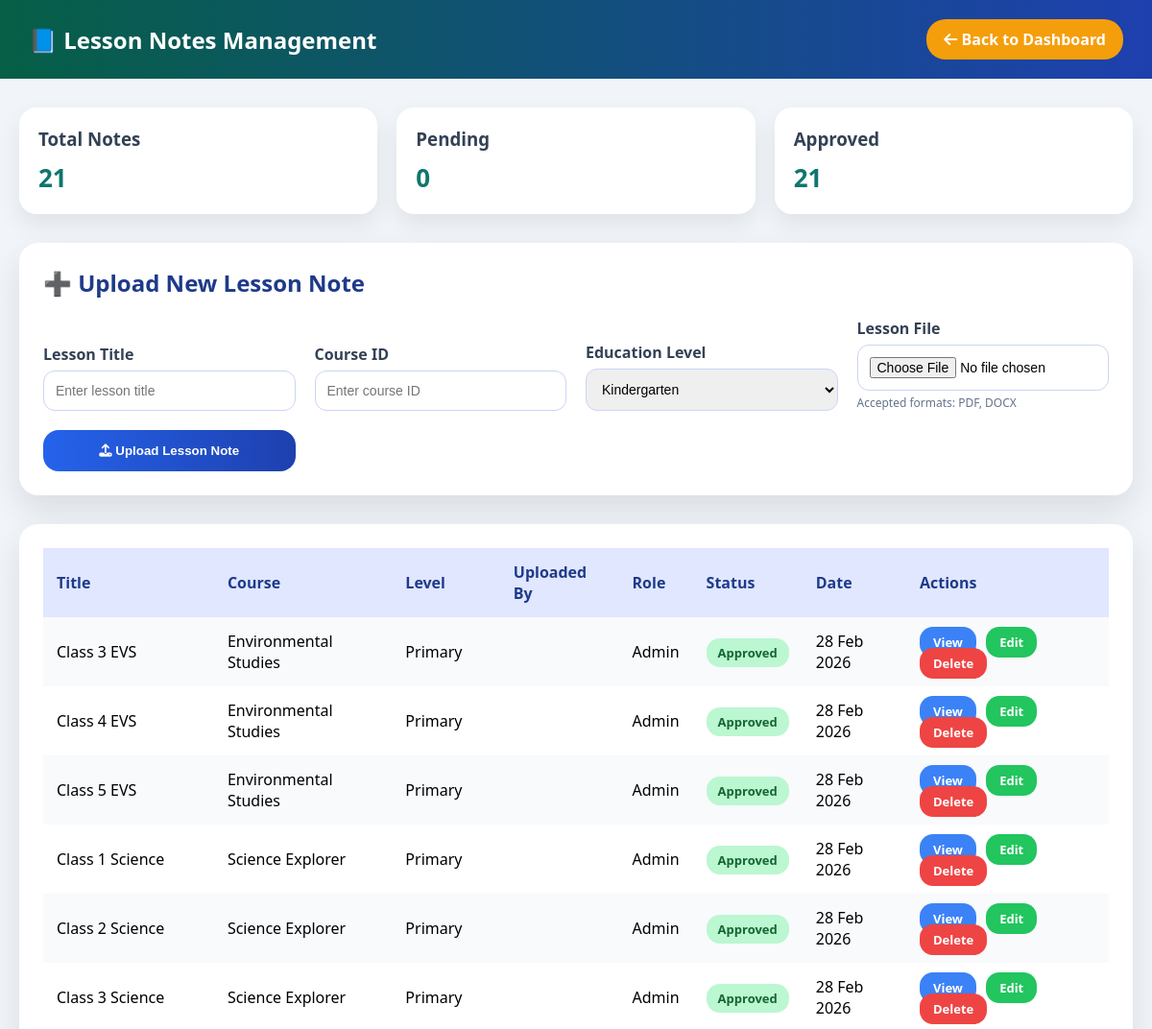
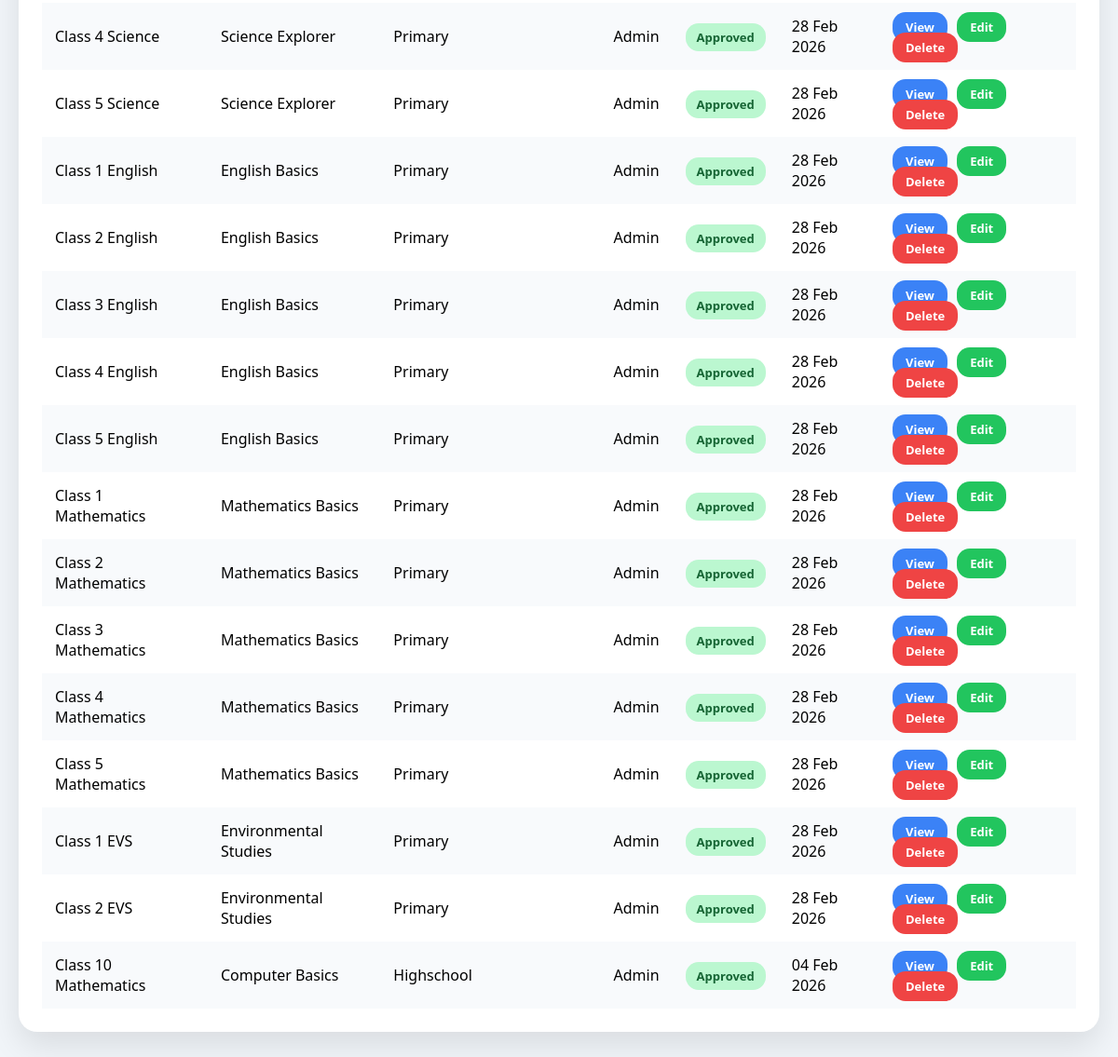
/admin/lesson_notes.php (signed in), run on the app's committed database (2 pictures, top to bottom).
### tables this page shows
CREATE TABLE `lesson_notes` (
  `id` int(11) NOT NULL,
  `course_id` int(11) NOT NULL,
  `title` varchar(255) NOT NULL,
  `file_path` varchar(255) NOT NULL,
  `level` enum('kindergarten','primary','secondary','highschool','undergraduate','postgraduate') NOT NULL,
  `created_by` int(11) NOT NULL,
  `created_by_role` enum('teacher','admin') NOT NULL,
  `status` enum('pending','approved','rejected') DEFAULT 'pending',
  `created_at` timestamp NOT NULL DEFAULT current_timestamp()
);

CREATE TABLE `courses` (
  `id` int(10) UNSIGNED NOT NULL,
  `title` varchar(150) NOT NULL,
  `category` varchar(100) DEFAULT NULL,
  `description` text DEFAULT NULL,
  `level` enum('kindergarten','primary','secondary','highschool','undergraduate','postgraduate') NOT NULL,
  `created_by` int(10) UNSIGNED NOT NULL,
  `status` enum('approved','pending','rejected') DEFAULT 'approved',
  `created_at` timestamp NOT NULL DEFAULT current_timestamp()
);

### admin/lesson_notes.php (the view, shortened to what this page needs)
<?php
$conn = new mysqli("localhost", "root", "", "unified_edu");
$query = "
SELECT ln.*,
       c.title AS course_title,
       u.name AS creator_name
FROM lesson_notes ln
LEFT JOIN courses c ON ln.course_id = c.id
LEFT JOIN users u ON ln.created_by = u.id
ORDER BY ln.created_at DESC
";
$result = $conn->query($query);
?>
<!DOCTYPE html>
<html lang="en">
<head>
<link rel="stylesheet" href="https://cdnjs.cloudflare.com/ajax/libs/font-awesome/6.5.1/css/all.min.css">
</head>
<body>
<div class="topbar">
    <h1>📘 Lesson Notes Management</h1>
    <a href="../admin/admin.php"><i class="fa fa-arrow-left"></i> Back to Dashboard</a>
</div>
<div class="wrapper">
<div class="stats">
    <div class="stat">
        <h3>Total Notes</h3>
        <p><?php echo $result->num_rows; ?></p>
    </div>
    <div class="stat">
        <h3>Pending</h3>
        <p>
            <?php
            $p = $conn->query("SELECT COUNT(*) c FROM lesson_notes WHERE status='pending'")->fetch_assoc();
            echo $p['c'];
            ?>
        </p>
    </div>
    <div class="stat">
        <h3>Approved</h3>
        <p>
            <?php
            $a = $conn->query("SELECT COUNT(*) c FROM lesson_notes WHERE status='approved'")->fetch_assoc();
            echo $a['c'];
            ?>
        </p>
    </div>
</div>
<div class="table-box" style="margin-bottom:30px;">
    <h2 style="margin-top:0;color:#1e3a8a;">➕ Upload New Lesson Note</h2>
    <form method="POST" enctype="multipart/form-data" class="upload-form">
        <div class="form-group">
            <label>Lesson Title</label>
            <input type="text" name="title" placeholder="Enter lesson title" required>
        </div>
        <div class="form-group">
            <label>Course ID</label>
            <input type="number" name="course_id" placeholder="Enter course ID" required>
        </div>
        <div class="form-group">
            <label>Education Level</label>
            <select name="level" required>
		<option value="kindergarten">Kindergarten</option>
            </select>
        </div>
        <div class="form-group">
            <label>Lesson File</label>
            <input type="file" name="note_file" required>
            <small>Accepted formats: PDF, DOCX</small>
        </div>
        <button type="submit" class="upload-btn">
            <i class="fa fa-upload"></i> Upload Lesson Note
        </button>
    </form>
</div>
<div class="table-box">
<table>
<tr>
    <th>Title</th>
    <th>Course</th>
    <th>Level</th>
    <th>Uploaded By</th>
    <th>Role</th>
    <th>Status</th>
    <th>Date</th>
    <th>Actions</th>
</tr>
<?php if ($result->num_rows > 0): ?>
<?php while($row = $result->fetch_assoc()): ?>
<tr>
    <td><?php echo htmlspecialchars($row['title']); ?></td>
    <td><?php echo htmlspecialchars($row['course_title'] ?? '—'); ?></td>
    <td><?php echo ucfirst($row['level']); ?></td>
    <td><?php echo htmlspecialchars($row['creator_name']); ?></td>
    <td><?php echo ucfirst($row['created_by_role']); ?></td>
    <td>
        <span class="status <?php echo $row['status']; ?>">
            <?php echo ucfirst($row['status']); ?>
        </span>
    </td>
    <td><?php echo date("d M Y", strtotime($row['created_at'])); ?></td>
    <td class="actions">
<a class="view-btn" href="../<?php echo $row['file_path']; ?>" target="_blank">View</a>
<a class="approve-btn"
onclick="openEdit(
'<?php echo $row['id']; ?>',
'<?php echo htmlspecialchars($row['title']); ?>',
'<?php echo $row['course_id']; ?>',
'<?php echo $row['level']; ?>'
)">
Edit
</a>
<a class="reject-btn"
href="?delete=<?php echo $row['id']; ?>"
onclick="return confirm('Delete this lesson note?')">
Delete
</a>
</td>
</tr>
<?php endwhile; ?>
<?php else: ?>
<tr><td colspan="8">No lesson notes found.</td></tr>
<?php endif; ?>
</table>
</div>
</div>
</body>
</html>

### admin/lesson_notes.php (style rules this page uses)
body { margin:0; font-family:'Segoe UI',sans-serif; background:#f1f5f9; }
.topbar { background:linear-gradient(90deg,#065f46,#1e40af); color:#fff; padding:20px 30px; display:flex; justify-content:space-between; align-items:center; }
.topbar h1 { margin:0;font-size:24px; }
.topbar a { color:#fff; text-decoration:none; background:#f59e0b; padding:10px 18px; border-radius:20px; font-weight:bold; }
.wrapper { max-width:1300px; margin:30px auto; padding:0 20px; }
.stats { display:grid; grid-template-columns:repeat(auto-fit,minmax(220px,1fr)); gap:20px; margin-bottom:30px; }
.stat { background:#fff; border-radius:18px; padding:20px; box-shadow:0 10px 25px rgba(0,0,0,0.08); }
.stat h3 { margin:0;color:#334155; }
.stat p { font-size:26px;margin:10px 0 0;color:#0f766e;font-weight:bold; }
.table-box { background:#fff; border-radius:20px; padding:25px; box-shadow:0 15px 35px rgba(0,0,0,0.1); }
table { width:100%; border-collapse:collapse; }
th,td { padding:14px; text-align:left; }
th { background:#e0e7ff; color:#1e3a8a; }
tr:nth-child(even) { background:#f8fafc; }
.status { padding:6px 12px; border-radius:14px; font-size:13px; font-weight:bold; }
.approved { background:#bbf7d0;color:#166534; }
.actions a { text-decoration:none; padding:7px 14px; border-radius:14px; font-size:13px; font-weight:bold; margin-right:6px; }
.approve-btn { background:#22c55e;color:#fff; }
.reject-btn { background:#ef4444;color:#fff; }
.view-btn { background:#3b82f6;color:#fff; }
.upload-form { display:grid; grid-template-columns:repeat(auto-fit,minmax(240px,1fr)); gap:20px; align-items:end; }
.form-group { display:flex; flex-direction:column; }
.form-group label { font-weight:600; margin-bottom:6px; color:#334155; }
.form-group input, .form-group select { padding:12px; border-radius:12px; border:1px solid #cbd5f5; font-size:14px; }
.form-group small { margin-top:4px; font-size:12px; color:#64748b; }
.upload-btn { background:linear-gradient(90deg,#2563eb,#1e40af); color:#fff; border:none; padding:14px; border-radius:16px; font-weight:bold; cursor:pointer; transition:0.3s; }

### data on the page
lesson_notes: title "Class 3 EVS", courses.title "Environmental Studies", level "Primary", created_by_role "Admin", status "Approved", created_at "28 Feb 2026"
lesson_notes: title "Class 4 EVS", courses.title "Environmental Studies", level "Primary", created_by_role "Admin", status "Approved", created_at "28 Feb 2026"
lesson_notes: title "Class 5 EVS", courses.title "Environmental Studies", level "Primary", created_by_role "Admin", status "Approved", created_at "28 Feb 2026"
lesson_notes: title "Class 1 Science", courses.title "Science Explorer", level "Primary", created_by_role "Admin", status "Approved", created_at "28 Feb 2026"
lesson_notes: title "Class 2 Science", courses.title "Science Explorer", level "Primary", created_by_role "Admin", status "Approved", created_at "28 Feb 2026"
lesson_notes: title "Class 3 Science", courses.title "Science Explorer", level "Primary", created_by_role "Admin", status "Approved", created_at "28 Feb 2026"
lesson_notes: title "Class 4 Science", courses.title "Science Explorer", level "Primary", created_by_role "Admin", status "Approved", created_at "28 Feb 2026"
lesson_notes: title "Class 5 Science", courses.title "Science Explorer", level "Primary", created_by_role "Admin", status "Approved", created_at "28 Feb 2026"
lesson_notes: title "Class 1 English", courses.title "English Basics", level "Primary", created_by_role "Admin", status "Approved", created_at "28 Feb 2026"
lesson_notes: title "Class 2 English", courses.title "English Basics", level "Primary", created_by_role "Admin", status "Approved", created_at "28 Feb 2026"
lesson_notes: title "Class 3 English", courses.title "English Basics", level "Primary", created_by_role "Admin", status "Approved", created_at "28 Feb 2026"
lesson_notes: title "Class 4 English", courses.title "English Basics", level "Primary", created_by_role "Admin", status "Approved", created_at "28 Feb 2026"
lesson_notes: title "Class 5 English", courses.title "English Basics", level "Primary", created_by_role "Admin", status "Approved", created_at "28 Feb 2026"
lesson_notes: title "Class 1 Mathematics", courses.title "Mathematics Basics", level "Primary", created_by_role "Admin", status "Approved", created_at "28 Feb 2026"
lesson_notes: title "Class 2 Mathematics", courses.title "Mathematics Basics", level "Primary", created_by_role "Admin", status "Approved", created_at "28 Feb 2026"
lesson_notes: title "Class 3 Mathematics", courses.title "Mathematics Basics", level "Primary", created_by_role "Admin", status "Approved", created_at "28 Feb 2026"
lesson_notes: title "Class 4 Mathematics", courses.title "Mathematics Basics", level "Primary", created_by_role "Admin", status "Approved", created_at "28 Feb 2026"
lesson_notes: title "Class 5 Mathematics", courses.title "Mathematics Basics", level "Primary", created_by_role "Admin", status "Approved", created_at "28 Feb 2026"
lesson_notes: title "Class 1 EVS", courses.title "Environmental Studies", level "Primary", created_by_role "Admin", status "Approved", created_at "28 Feb 2026"
lesson_notes: title "Class 2 EVS", courses.title "Environmental Studies", level "Primary", created_by_role "Admin", status "Approved", created_at "28 Feb 2026"
lesson_notes: title "Class 10 Mathematics", courses.title "Computer Basics", level "Highschool", created_by_role "Admin", status "Approved", created_at "04 Feb 2026"

### other printed values
$result->num_rows "21"
$p['c'] "0"
$a['c'] "21"
